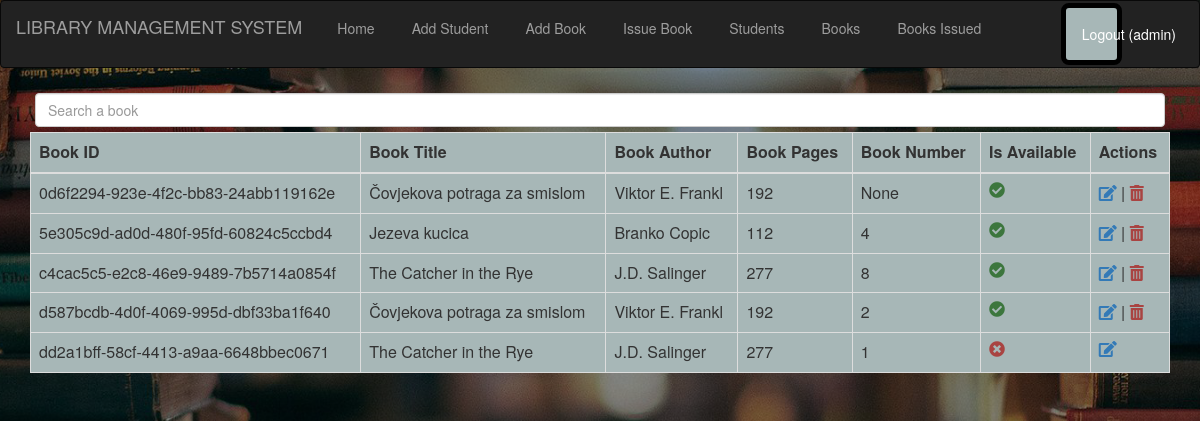
The page /view_books (signed in) on the database its author committed.
### library/models.py (models this page shows, shortened)
class BookInstance(models.Model):
    id=models.UUIDField(primary_key=True,default=uuid.uuid4,help_text="Book unique id across the Library")
    book=models.ForeignKey('Book', on_delete=models.CASCADE,null=True)
    book_number=models.PositiveIntegerField(null=True,help_text="Book number for books of the save kind")
    Is_borrowed = models.BooleanField(default=False)

class Book(models.Model):
    book_title = models.CharField(max_length=200)
    book_author = models.CharField(max_length=100)
    book_pages = models.PositiveIntegerField()
    summary=models.TextField(max_length=500, help_text="Summary about the book",null=True,blank=True)

### library/views.py (the view)
# urls.py: path('view_books', views.view_books, name='show_book_record'),
@login_required
def view_books(request):
    books=BookInstance.objects.order_by('id')
    return render(request,'view_books.html', {'books': books})

### library/templates/view_books.html (shortened to what this page needs)
{% extends 'base.html' %}
{% block content %}
<div class="container mt-5">
    <div class="search mb-4">
        <input type="text" class="form-control" id="books_search_input" name="book_name" placeholder="Search a book" onkeyup="search_books()">
    </div>
    <table class="table table-bordered table-hover" style="background-color: #A7B7B7;">
        <thead class="thead-dark">
            <tr>
                <th>Book ID</th>
                <th>Book Title</th>
                <th>Book Author</th>
                <th>Book Pages</th>
                <th>Book Number</th>
                <th>Is Available</th>
                <th>Actions</th>
            </tr>
        </thead>
        <tbody>
            {% for book in books %}
            <tr class="book_row">
                <td>{{book.id}}</td>
                <td class="title">{{book.book.book_title}}</td>
                <td>{{book.book.book_author}}</td>
                <td>{{book.book.book_pages}}</td>
                <td>{{book.book_number}}</td>
                <td>
                    {% if book.Is_borrowed %}
                    <span><i class="fa fa-times-circle text-danger"></i></span>
                    {% else %}
                    <span><i class="fa fa-check-circle text-success"></i></span>
                    {% endif %}
                </td>
                <td>
                    <a href="edit/book/{{book.id}}" class="text-primary"><i class="fa fa-edit"></i></a>
                    {% if not book.Is_borrowed %}
                    | <a href="delete/book/{{book.id}}" class="text-danger"><i class="fa fa-trash-alt"></i></a>
                    {% endif %}
                </td>
            </tr>
            {% endfor %}
        </tbody>
    </table>
</div>
{% endblock %}

### library/templates/base.html (shortened to what this page needs)
<html lang="en">
<head>
    {% load static %}
    <link rel="stylesheet" href="{% static 'css/bootstrap.min.css' %}">
    <link rel="stylesheet" href="{% static 'icon/css/all.css' %}">
    <link rel="stylesheet" href="{% static 'library/css/style.css' %}">
</head>
<body>
    <nav class="navbar navbar-inverse">
        <div class="container-fluid">
            <div class="navbar-header">
                <a class="navbar-brand" href="/">LIBRARY MANAGEMENT SYSTEM</a>
            </div>
            <ul class="nav navbar-nav">
                <li id="home"><a href="/">Home</a></li>
                {% if user.is_authenticated %}
                    <li id="add_student"><a href="{% url 'new_student' %}">Add Student</a></li>
                    <li id="add_book"><a href="{% url 'new_book' %}">Add Book</a></li>
                    <li id="issue_book"><a href="{% url 'book_issue' %}">Issue Book</a></li>
                    <li id="students"><a href="{% url 'show_student_record' %}">Students</a></li>
                    <li id="view_books"><a href="{% url 'show_book_record' %}">Books</a></li>
                    <li id="view_books_issued"><a href="{% url 'show_issue_record' %}">Books Issued</a></li>
                {% else %}
                    <li><a href="{% url 'login' %}">Login</a></li>
                    <li><a href="{% url 'register' %}">Register</a></li>
                {% endif %}
            </ul>
            <ul class="nav navbar-nav navbar-right">
        <li>
            <form method="post" action="{% url 'logout' %}" style="margin:0; padding:0;">
                <button type="submit" class="btn btn-link" style="color: white; padding: 15px 15px;">
                    Logout ({{ user.username }})
                </button>
            </form>
        </li>
    </ul>
        </div>
    </nav>
    {% block content %}
    {% endblock %}
</body>
</html>

### library/static/css/style.css (style rules this page uses)
form { margin-left:30%; border: black solid 5px; border-radius:8px; background-color: rgb(167, 183, 183); padding:10px; width: 45%; }
.search { padding:5px; }
li { padding:2px; margin-left:3px; }

### rows shown on the page
BookInstance: id "0d6f2294-923e-4f2c-bb83-24abb119162e", book.book_title "Čovjekova potraga za smislom", book.book_author "Viktor E. Frankl", book.book_pages "192", book_number "None", Is_borrowed False (drawn)
BookInstance: id "5e305c9d-ad0d-480f-95fd-60824c5ccbd4", book.book_title "Jezeva kucica", book.book_author "Branko Copic", book.book_pages "112", book_number "4", Is_borrowed False (drawn)
BookInstance: id "c4cac5c5-e2c8-46e9-9489-7b5714a0854f", book.book_title "The Catcher in the Rye", book.book_author "J.D. Salinger", book.book_pages "277", book_number "8", Is_borrowed False (drawn)
BookInstance: id "d587bcdb-4d0f-4069-995d-dbf33ba1f640", book.book_title "Čovjekova potraga za smislom", book.book_author "Viktor E. Frankl", book.book_pages "192", book_number "2", Is_borrowed False (drawn)
BookInstance: id "dd2a1bff-58cf-4413-a9aa-6648bbec0671", book.book_title "The Catcher in the Rye", book.book_author "J.D. Salinger", book.book_pages "277", book_number "1", Is_borrowed True (drawn)

### other values the page prints
{{ user.username }} "admin"
